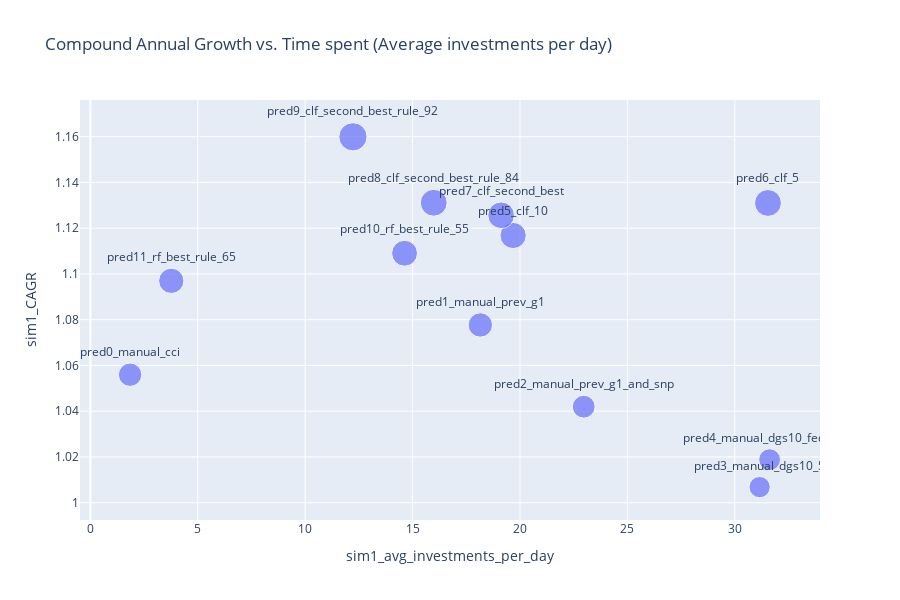

Notebook cell for this chart:
### Code cell
# Create the scatter plot
fig = px.scatter(
    df_sim1_results.dropna(),
    x='sim1_avg_investments_per_day',
    y='sim1_CAGR',
    size='sim1_growth_capital_4y',  # Use the 'size' parameter for sim1_CAGR
    text='prediction',
    title='Compound Annual Growth vs. Time spent (Average investments per day)',
    labels={'sim1_capital': 'Initial Capital Requirement', 'growth_capital_4y': '4-Year Capital Growth'},
    height=600  # <- Increase height here

)

# Update the layout to improve readability of the annotations
fig.update_traces(textposition='top center')

# Show the plot
fig.show()

### Figure 1 — Plotly figure (JSON) as saved in the notebook; plotly's stock layout.template omitted (floating-point values rounded to 4 significant figures)
{"data": [{"hovertemplate": "sim1_avg_investments_per_day=%{x}<br>sim1_CAGR=%{y}<br>sim1_growth_capital_4y=%{marker.size}<br>prediction=%{text}<extra></extra>", "legendgroup": "", "marker": {"color": "#636efa", "size": [1.243, 1.349, 1.179, 1.028, 1.077, 1.556, 1.636, 1.605, 1.637, 1.81, 1.513, 1.448], "sizemode": "area", "sizeref": 0.004526, "symbol": "circle"}, "mode": "markers+text", "name": "", "orientation": "v", "showlegend": false, "text": ["pred0_manual_cci", "pred1_manual_prev_g1", "pred2_manual_prev_g1_and_snp", "pred3_manual_dgs10_5", "pred4_manual_dgs10_fedfunds", "pred5_clf_10", "pred6_clf_5", "pred7_clf_second_best", "pred8_clf_second_best_rule_84", "pred9_clf_second_best_rule_92", "pred10_rf_best_rule_55", "pred11_rf_best_rule_65"], "textposition": "top center", "type": "scatter", "x": [1.851, 18.15, 22.97, 31.16, 31.62, 19.68, 31.54, 19.12, 15.98, 12.22, 14.63, 3.767], "xaxis": "x", "y": [1.056, 1.078, 1.042, 1.007, 1.019, 1.117, 1.131, 1.126, 1.131, 1.16, 1.109, 1.097], "yaxis": "y"}], "layout": {"height": 600, "legend": {"itemsizing": "constant", "tracegroupgap": 0}, "title": {"text": "Compound Annual Growth vs. Time spent (Average investments per day)"}, "xaxis": {"anchor": "y", "domain": [0, 1], "title": {"text": "sim1_avg_investments_per_day"}}, "yaxis": {"anchor": "x", "domain": [0, 1], "title": {"text": "sim1_CAGR"}}}}
